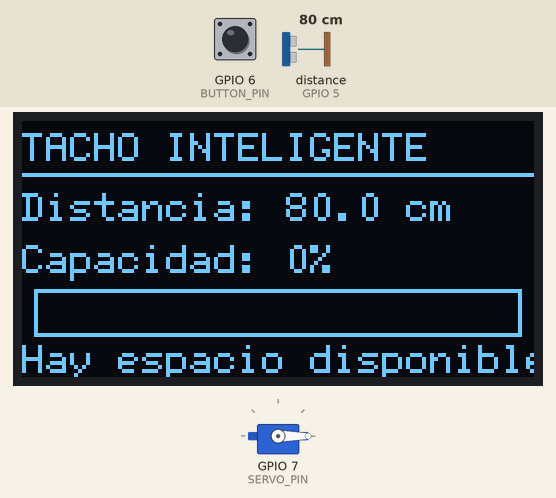
Simulated run of this sketch. Board: ESP32-S3. Parts: servo, 128×64 one-colour display. Wiring (from diagram.json): ultrasonic range finder: trigger GPIO 4; echo GPIO 5. The inputs (shaded band) are chosen by the test bench; at power-on: GPIO 6 (BUTTON_PIN) HIGH, distance to the obstacle (sensor on GPIO 5) 80 cm. The echo pulse lasts 58.3 µs per cm; what the sketch prints to the serial monitor is not drawn.

Above: at 2.2 s.
2.3 s: GPIO 6 (BUTTON_PIN) pulled LOW for 0.15 s
At 3.2 s:
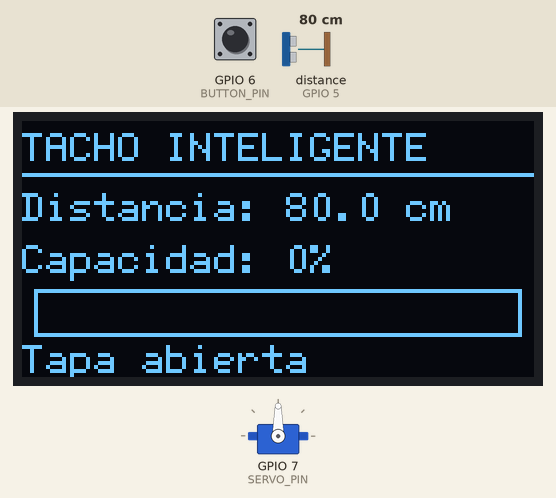
5.4 s: distance to the obstacle (sensor on GPIO 5) set to 2 cm
At 6.0 s:
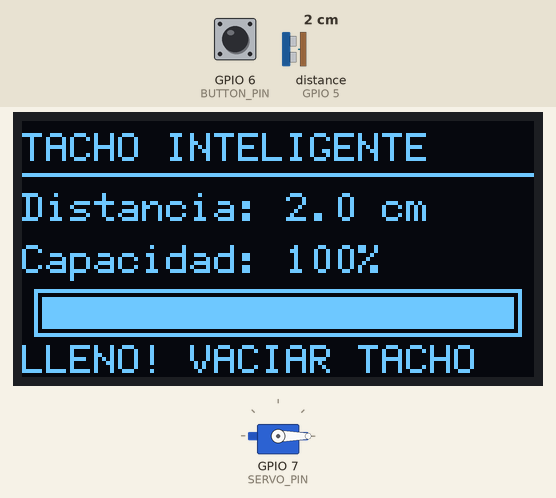
7.1 s: distance to the obstacle (sensor on GPIO 5) set to 9 cm
8.6 s: distance to the obstacle (sensor on GPIO 5) set to 12 cm
At 9.8 s:
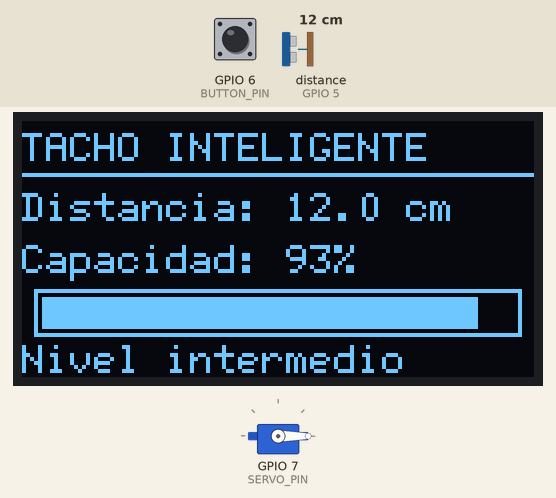
10.1 s: GPIO 6 (BUTTON_PIN) pulled LOW for 1 s
At 10.7 s:
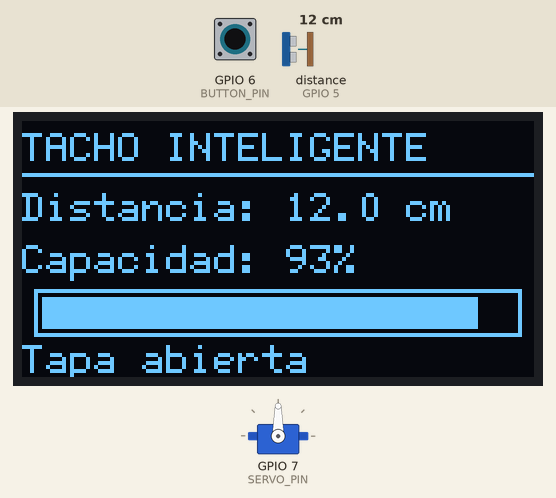
14.1 s: GPIO 6 (BUTTON_PIN) pulled LOW for 3.2 s
At 18.3 s:
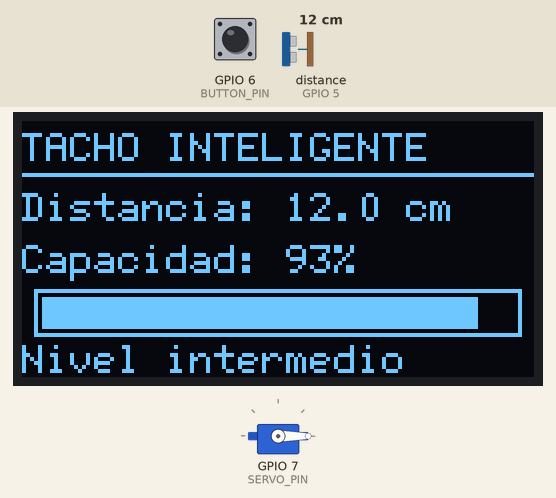
Timing chart, 0 to 19.8 s (numbered marks = the images above; inputs shaded):
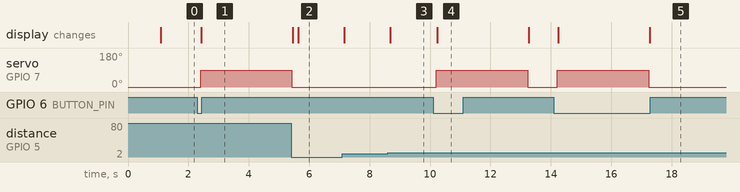

Measured:
- the behaviour switches between 10 and 11 cm on distance to the obstacle (sensor on GPIO 5) (found by bisection; images 2 and 3)
- after the input at 2.3 s, servo on GPIO 7 (SERVO_PIN): 0° → 90° after 0.10 s; the display: changes after 0.13 s (image 1)
- after the input at 5.4 s, the display: first differs from a run without the input after 0.24 s (image 2)
- after the input at 8.6 s, the display: changes after 0.08 s (image 3)
- after the input at 10.1 s, servo on GPIO 7 (SERVO_PIN): 0° → 90° after 0.11 s, → 0° 3.0 s later; the display: changes after 0.14 s (image 4)
- after the input at 14.1 s, servo on GPIO 7 (SERVO_PIN): 0° → 90° after 0.11 s, → 0° 3.0 s later; the display: first changes after 0.14 s (image 5 shows a later state)

The sketch:

sketch.ino
```cpp
#include <Arduino.h>
#include <Wire.h>
#include <U8g2lib.h>
#include <ESP32Servo.h>

// =====================================
// PANTALLA OLED SSD1306 128x64
// =====================================
U8G2_SSD1306_128X64_NONAME_F_HW_I2C u8g2(
  U8G2_R0,
  U8X8_PIN_NONE
);

// =====================================
// PINES DEL ESP32-S3
// =====================================
const int TRIG_PIN = 4;
const int ECHO_PIN = 5;
const int BUTTON_PIN = 6;
const int SERVO_PIN = 7;

// =====================================
// CONFIGURACION DEL SERVO
// =====================================
Servo servoTapa;

const int TAPA_CERRADA = 0;
const int TAPA_ABIERTA = 90;

// =====================================
// VARIABLES DEL TACHO
// =====================================
float distancia = -1;
int nivelLlenado = 0;

String estadoTacho = "";
String colorEstado = "";

bool aperturaPermitida = false;
bool tapaAbierta = false;

// =====================================
// MEDIR DISTANCIA CON HC-SR04
// =====================================
float medirDistancia() {
  digitalWrite(TRIG_PIN, LOW);
  delayMicroseconds(2);

  digitalWrite(TRIG_PIN, HIGH);
  delayMicroseconds(10);
  digitalWrite(TRIG_PIN, LOW);

  long duracion = pulseIn(ECHO_PIN, HIGH, 30000);

  if (duracion == 0) {
    return -1;
  }

  return duracion * 0.0343 / 2.0;
}

// =====================================
// ACTUALIZAR ESTADO Y PORCENTAJE
// =====================================
void actualizarEstado() {
  if (distancia < 0) {
    estadoTacho = "Sin medicion";
    colorEstado = "GRIS";
    nivelLlenado = 0;
  }
  else if (distancia < 10) {
    estadoTacho = "LLENO";
    colorEstado = "ROJO";
    nivelLlenado = 100;
  }
  else if (distancia <= 40) {
    estadoTacho = "Nivel intermedio";
    colorEstado = "AMARILLO";

    nivelLlenado = (int)(
      (40.0 - distancia) / 30.0 * 100.0
    );

    nivelLlenado = constrain(nivelLlenado, 0, 100);
  }
  else {
    estadoTacho = "Con espacio";
    colorEstado = "VERDE";
    nivelLlenado = 0;
  }
}

// =====================================
// MOSTRAR INFORMACION EN LA OLED
// =====================================
void mostrarPantalla() {
  u8g2.clearBuffer();

  u8g2.setFont(u8g2_font_6x12_tf);
  u8g2.drawStr(0, 10, "TACHO INTELIGENTE");
  u8g2.drawHLine(0, 13, 128);

  if (distancia < 0) {
    u8g2.drawStr(0, 28, "Sin medicion valida");
    u8g2.drawStr(0, 43, "Revisar sensor");
    u8g2.sendBuffer();
    return;
  }

  char textoDistancia[24];

  snprintf(
    textoDistancia,
    sizeof(textoDistancia),
    "Distancia: %.1f cm",
    distancia
  );

  u8g2.drawStr(0, 25, textoDistancia);

  char textoNivel[24];

  snprintf(
    textoNivel,
    sizeof(textoNivel),
    "Capacidad: %d%%",
    nivelLlenado
  );

  u8g2.drawStr(0, 38, textoNivel);

  const int barraX = 3;
  const int barraY = 42;
  const int barraAncho = 122;
  const int barraAlto = 12;

  u8g2.drawFrame(
    barraX,
    barraY,
    barraAncho,
    barraAlto
  );

  int anchoRelleno =
    (barraAncho - 4) * nivelLlenado / 100;

  if (anchoRelleno > 0) {
    u8g2.drawBox(
      barraX + 2,
      barraY + 2,
      anchoRelleno,
      barraAlto - 4
    );
  }

  if (distancia < 10) {
    u8g2.drawStr(0, 63, "LLENO! VACIAR TACHO");
  }
  else if (tapaAbierta) {
    u8g2.drawStr(0, 63, "Tapa abierta");
  }
  else if (distancia <= 40) {
    u8g2.drawStr(0, 63, "Nivel intermedio");
  }
  else {
    u8g2.drawStr(0, 63, "Hay espacio disponible");
  }

  u8g2.sendBuffer();
}

// =====================================
// ABRIR Y CERRAR LA TAPA
// =====================================
void controlarTapa() {
  // Detectar una pulsacion nueva
  if (digitalRead(BUTTON_PIN) != LOW) {
    return;
  }

  // Esperar a que el boton se estabilice
  delay(30);

  if (digitalRead(BUTTON_PIN) != LOW) {
    return;
  }

  // Bloquear si esta lleno o no hay medicion
  if (distancia < 0 || distancia < 10) {
    aperturaPermitida = false;

    if (distancia >= 0) {
      Serial.println("TACHO LLENO: vaciar antes de abrir.");
    } else {
      Serial.println("Sin medicion valida. Tapa bloqueada.");
    }
  }
  else {
    aperturaPermitida = true;

    Serial.println("Abriendo tapa...");
    tapaAbierta = true;
    servoTapa.write(TAPA_ABIERTA);

    mostrarPantalla();

    // Mantener abierta durante 3 segundos
    unsigned long inicio = millis();

    while (millis() - inicio < 3000) {
      delay(10);
    }

    Serial.println("Cerrando tapa...");
    servoTapa.write(TAPA_CERRADA);
    tapaAbierta = false;

    mostrarPantalla();
  }

  // Esperar a que se suelte el boton
  while (digitalRead(BUTTON_PIN) == LOW) {
    delay(10);
  }

  delay(30);
}

// =====================================
// CONFIGURACION INICIAL
// =====================================
void setup() {
  Serial.begin(115200);

  pinMode(TRIG_PIN, OUTPUT);
  pinMode(ECHO_PIN, INPUT);
  pinMode(BUTTON_PIN, INPUT_PULLUP);

  // Inicializar servo
  servoTapa.setPeriodHertz(50);
  servoTapa.attach(SERVO_PIN, 500, 2400);
  servoTapa.write(TAPA_CERRADA);

  // Inicializar OLED
  Wire.begin(8, 9);
  u8g2.begin();

  u8g2.clearBuffer();
  u8g2.setFont(u8g2_font_6x12_tf);
  u8g2.drawStr(10, 28, "Iniciando tacho...");
  u8g2.sendBuffer();

  delay(1000);
}

// =====================================
// BUCLE PRINCIPAL
// =====================================
void loop() {
  distancia = medirDistancia();
  actualizarEstado();

  controlarTapa();

  mostrarPantalla();

  Serial.print("Distancia: ");
  Serial.print(distancia);
  Serial.print(" cm | Estado: ");
  Serial.print(estadoTacho);
  Serial.print(" | Capacidad: ");
  Serial.print(nivelLlenado);
  Serial.println("%");

  delay(100);
}
```
